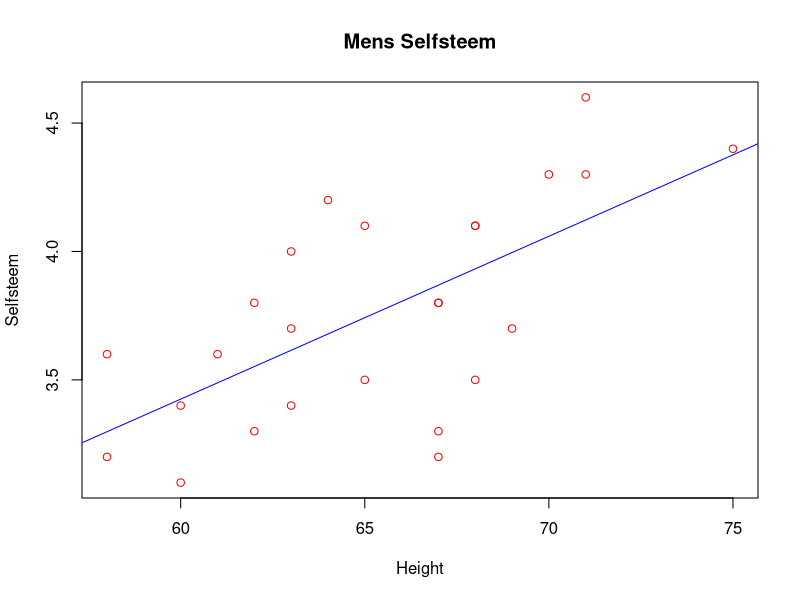

Write R code to recreate this figure.
# 1
  ## install.packages("readxl")
  library("readxl")
  ym <- read_excel("young-men.xls")
# 2
  mh <- mean(ym$height) # x
  ms <- mean(ym$selfesteem) # y
  sdh <- sd(ym$height)
  sds <- sd(ym$selfesteem)
# 3
  plot(ym$height, ym$selfesteem, main="Mens Selfsteem", xlab="Height", type="p", ylab="Selfsteem", col="red")
# 4
  cc <- cor(ym$height, ym$selfesteem)
  cc
  ## the selfesteem and the height are 65% correlated to each other
# 5
  b1 <- cc * sds/sdh
  b1
  b0 <- ms-b1*mh
  b0
# 6
  ##Linear Regression
  linear_r <- lm(ym$selfesteem~ ym$height)
  ## total sum of squares
  totalss <-sum((ym$selfesteem -ms)^2)
  ## regression sum of squares
  regression_ss <-sum((fitted(linear_r) -ms)^2)
  ## residual sum of squares
  residual_ss <-sum((ms-fitted(linear_r))^2)
  rsquare <- regression_ss/totalss
  rsquare

abline(linear_r, col="blue")
summary(linear_r)

# 7
  ## the estimated for 𝛽1 is 0.063
  ## this value can be interpreted as the expeted change in y (selfsteem) for each unit of x (height)
  ## the estimate for 𝛽0 is -0.38
  ## this value can be interpreted as the value of y (selfsteem) when x (height) is 0
